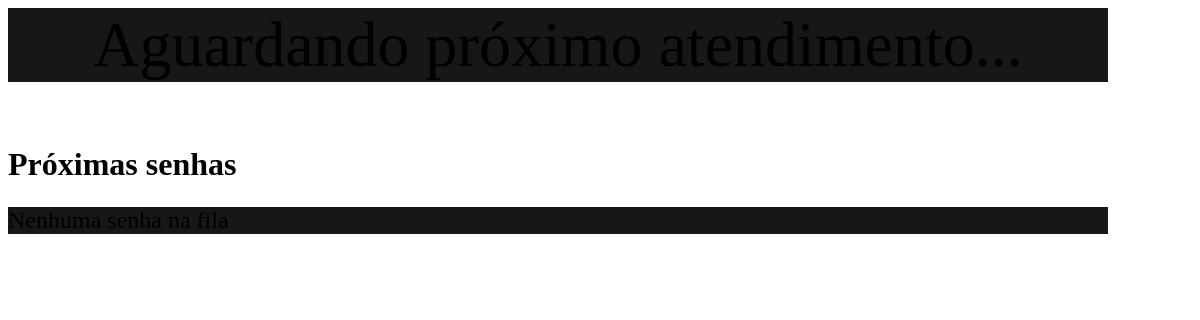
Before: /display-partial/ with the older database file.
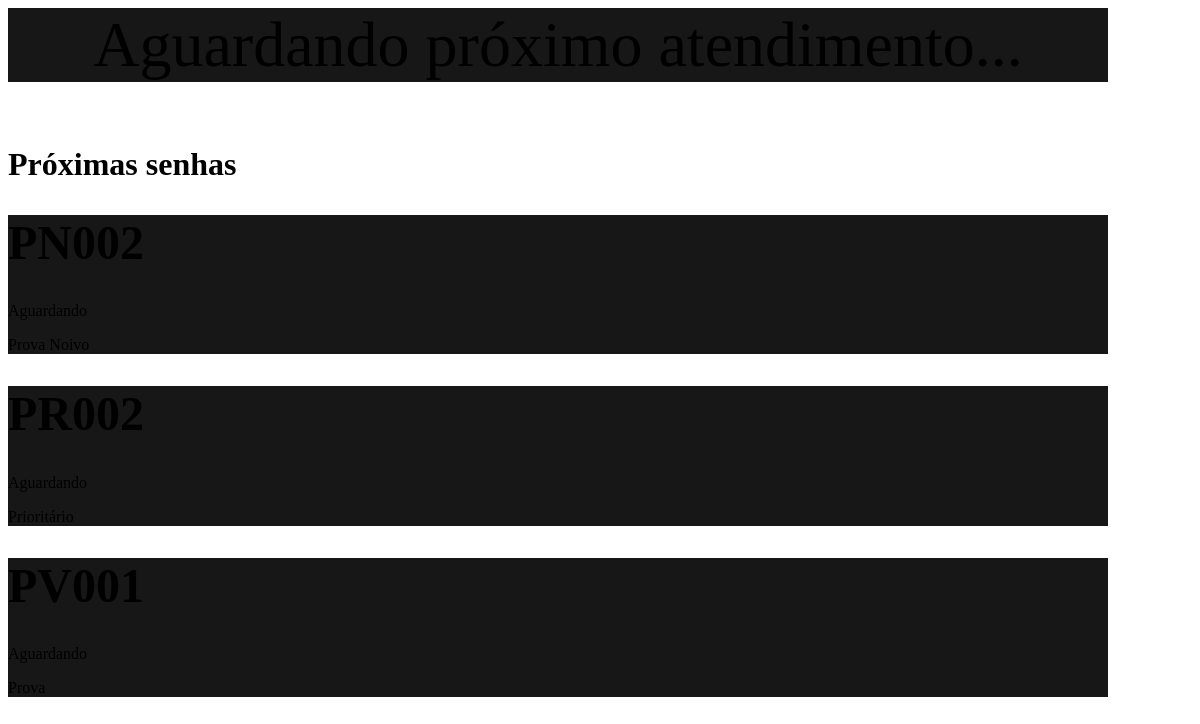
After: the same page with the newer database file.
### filas/models.py (models this page shows, shortened)
class Senha(models.Model):
    STATUS = (
        ('AGUARDANDO', 'Aguardando'),
        ('CHAMADA', 'Chamada'),
        ('EM_ATENDENDO', 'Em Atendendo'),
        ('FINALIZADO', 'Finalizado'),
        ('ATENDIDA', 'Atendida'),
        ('CANCELADA', 'Cancelada'),
    )
    codigo = models.CharField(max_length=20, unique=True, db_index=True)
    token = models.UUIDField(default=uuid.uuid4, editable=False, unique=True, db_index=True)
    cliente_nome = models.CharField(
        max_length=100,
        null=False,
        blank=False,
        )
    cliente_email = models.EmailField(
        max_length=254,
        null=True,
        blank=True,
    )
    cliente_telefone = models.CharField(
        max_length=20,
        null=False,
        blank=False,
        )
    fila = models.ForeignKey(
        Fila,
        on_delete=models.CASCADE
        )
    categoria = models.ForeignKey(
        Categoria,
        on_delete=models.CASCADE,
        null=False,
    )
    status = models.CharField(
        max_length=20,
        choices=STATUS,
        default='AGUARDANDO',
    )
    criada_em = models.DateTimeField(auto_now_add=True)
    chamada_em = models.DateTimeField(
        null=True,
        blank=True
        )
    finalizado_em = models.DateTimeField(
        null=True,
        blank=True
        )
    atendente = models.CharField(
        max_length=100,
        null=True,
        blank=True
        )

class Categoria(models.Model):
    nome = models.CharField(max_length=100)
    fila = models.ForeignKey(Fila, on_delete=models.CASCADE, related_name='categorias')
    prioridade = models.IntegerField(default=0)
    prefixo = models.CharField(max_length=10, default='A')  # Ex: PN, PR, A, FG
    peso = models.IntegerField(default=1)  # Para ordenação na fila
    tempo_estimado_min = models.IntegerField(default=10)  # em minutos
    tempo_estimado_max = models.IntegerField(default=20)  # em minutos
    ativa = models.BooleanField(default=True)

### core/views.py (the view)
def display_partial(request):
    senha_atual_obj = Senha.objects.filter(
        status='EM_ATENDENDO'
    ).select_related('categoria').first()
    if senha_atual_obj:
        senha_atual = {
            'codigo': senha_atual_obj.codigo,
            'tipo': senha_atual_obj.categoria.nome,
            'cliente_nome': senha_atual_obj.cliente_nome,
        }
    else:
        senha_atual = None
    proximas_senhas_obj = Senha.objects.filter(
        status='AGUARDANDO'
    ).select_related('categoria').order_by(
        '-categoria__peso',
        'criada_em'
    )[:3]
    proximas_senhas = [
        {
            'codigo': senha.codigo,
            'tipo': senha.categoria.nome,
            'cliente_nome': senha.cliente_nome,
            'status': senha.status or 'AGUARDANDO',
        }
        for senha in proximas_senhas_obj
    ]
    context = {
        'senha_atual': senha_atual,
        'proximas_senhas': proximas_senhas
    }
    return render(
        request,
        'partials/display_content.html',
        context
    )

### core/templates/partials/display_content.html
<div class="display-content">
    <div class="p-4 rounded-4 mb-2"
         style="background-color: rgb(23, 23, 23); width: 1100px; text-align: center;">
        {% if senha_atual %}
            <p class="text-white" style="font-size: 7em;" id="senha-atual-codigo">
                {{ senha_atual.codigo }}
            </p>
            <p class="text-secondary" style="font-size: 2em;">
                {{ senha_atual.tipo }}
            </p>
        {% else %}
            <p class="text-secondary p-3" style="font-size: 4em;">
                Aguardando próximo atendimento...
            </p>
        {% endif %}
    </div>
    <div class="w-100" style="max-width: 1100px;">
        <h1 style="font-size: 2em;" class="mb-3 text-start">
            Próximas senhas
        </h1>
        <div class="row g-4">
            {% for senha in proximas_senhas %}
            <div class="col-12 col-md-6 col-lg-4">
                <div class="d-flex flex-column justify-content-center align-items-center py-3 rounded-4 h-100"
                     style="background-color: rgb(23, 23, 23);">
                    <h1 class="fw-bold" style="font-size: 3em;">
                        {{ senha.codigo }}
                    </h1>
                    <p class="mb-1">
                        {{ senha.status|title }}
                    </p>
                    <p class="text-secondary mb-0">
                        {{ senha.tipo }}
                    </p>
                </div>
            </div>
            {% empty %}
            <div class="col-12">
                <div class="d-flex flex-column justify-content-center align-items-center py-5 rounded-4 h-100"
                     style="background-color: rgb(23, 23, 23);">
                    <p class="text-secondary mb-0" style="font-size: 1.5em;">
                        Nenhuma senha na fila
                    </p>
                </div>
            </div>
            {% endfor %}
        </div>
    </div>
</div>

Changed rows visible on the page:
added Senha: codigo "PN002", status "Aguardando"
now on this page (row edited): Categoria: tipo "Prova Noivo"
added Senha: codigo "PR002", status "Aguardando"
now on this page (row edited): Categoria: tipo "Prioritário"
added Senha: codigo "PV001", status "Aguardando"
now on this page (row edited): Categoria: tipo "Prova"
Other visible differences:
text no longer shown: "Nenhuma senha na fila"
